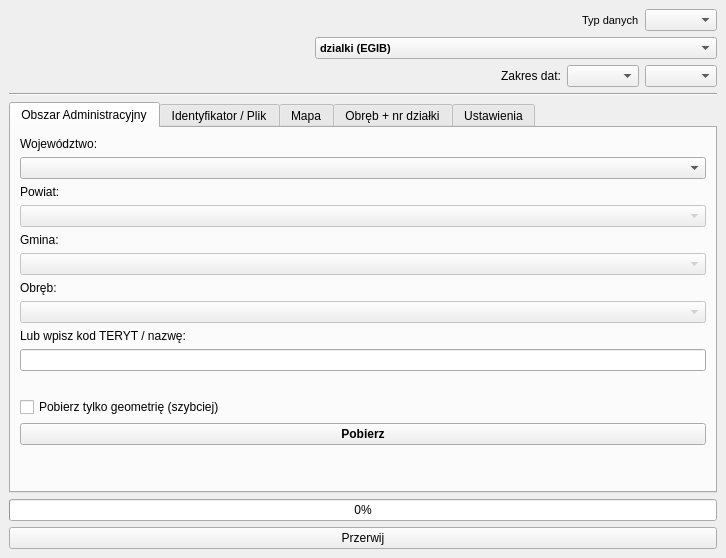
<?xml version="1.0" encoding="UTF-8"?>
<ui version="4.0">
 <class>PD_GUGiKDockWidgetBase</class>
 <widget class="QDockWidget" name="PD_GUGiKDockWidgetBase">
  <property name="geometry">
   <rect>
    <x>0</x>
    <y>0</y>
    <width>726</width>
    <height>558</height>
   </rect>
  </property>
  <property name="windowTitle">
   <string>Pobierz dane GUGiK</string>
  </property>
  <widget class="QWidget" name="dockWidgetContents">
   <layout class="QVBoxLayout" name="verticalLayout">
    <item>
     <layout class="QHBoxLayout" name="horizontalLayout_2">
      <property name="topMargin">
       <number>0</number>
      </property>
      <item>
       <spacer name="horizontalSpacer_3">
        <property name="orientation">
         <enum>Qt::Horizontal</enum>
        </property>
        <property name="sizeHint" stdset="0">
         <size>
          <width>40</width>
          <height>20</height>
         </size>
        </property>
       </spacer>
      </item>
      <item>
       <widget class="QLabel" name="label_4">
        <property name="font">
         <font>
          <pointsize>8</pointsize>
         </font>
        </property>
        <property name="text">
         <string>Typ danych</string>
        </property>
       </widget>
      </item>
      <item>
       <widget class="QComboBox" name="cmbCategory"/>
      </item>
     </layout>
    </item>
    <item>
     <layout class="QHBoxLayout" name="horizontalLayout_4">
      <property name="topMargin">
       <number>0</number>
      </property>
      <item>
       <spacer name="horizontalSpacer_2">
        <property name="orientation">
         <enum>Qt::Horizontal</enum>
        </property>
        <property name="sizeHint" stdset="0">
         <size>
          <width>40</width>
          <height>20</height>
         </size>
        </property>
       </spacer>
      </item>
      <item>
       <widget class="QComboBox" name="cmbObjType">
        <property name="font">
         <font>
          <pointsize>8</pointsize>
          <weight>75</weight>
          <bold>true</bold>
         </font>
        </property>
        <item>
         <property name="text">
          <string>dzialki (EGIB)</string>
         </property>
        </item>
        <item>
         <property name="text">
          <string>budynki (EGIB)</string>
         </property>
        </item>
        <item>
         <property name="text">
          <string>dzialki (RCN)</string>
         </property>
        </item>
        <item>
         <property name="text">
          <string>budynki (RCN)</string>
         </property>
        </item>
        <item>
         <property name="text">
          <string>lokale (RCN)</string>
         </property>
        </item>
        <item>
         <property name="text">
          <string>A07_Punkty_adresowe (PRG)</string>
         </property>
        </item>
        <item>
         <property name="text">
          <string>A08_Ulice (PRG)</string>
         </property>
        </item>
        <item>
         <property name="text">
          <string>O1_UrzedoweNazwyObiektowFizjograficznych (PRNG)</string>
         </property>
        </item>
        <item>
         <property name="text">
          <string>O2_ZestandaryzowaneNazwyObiektowFizjograficznych (PRNG)</string>
         </property>
        </item>
        <item>
         <property name="text">
          <string>O3_PozostaleNazwyObiektowFizjograficznych (PRNG)</string>
         </property>
        </item>
        <item>
         <property name="text">
          <string>M1_UrzedoweNazwyMiejscowosci (PRNG)</string>
         </property>
        </item>
        <item>
         <property name="text">
          <string>M2_PozostaleNazwyMiejscowosci (PRNG)</string>
         </property>
        </item>
        <item>
         <property name="text">
          <string>A00_Granice_panstwa (PRG_A)</string>
         </property>
        </item>
        <item>
         <property name="text">
          <string>A01_Granice_wojewodztw (PRG_A)</string>
         </property>
        </item>
        <item>
         <property name="text">
          <string>A02_Granice_powiatow (PRG_A)</string>
         </property>
        </item>
        <item>
         <property name="text">
          <string>A03_Granice_gmin (PRG_A)</string>
         </property>
        </item>
        <item>
         <property name="text">
          <string>A04_Granice_miast (PRG_A)</string>
         </property>
        </item>
        <item>
         <property name="text">
          <string>A05_Granice_jednostek_ewidencyjnych (PRG_A)</string>
         </property>
        </item>
        <item>
         <property name="text">
          <string>A06_Granice_obrebow_ewidencyjnych (PRG_A)</string>
         </property>
        </item>
        <item>
         <property name="text">
          <string>R01_Granice_rejonow_statystycznych (PRG_R)</string>
         </property>
        </item>
        <item>
         <property name="text">
          <string>R02_Granice_obwodow_spisowych (PRG_R)</string>
         </property>
        </item>
        <item>
         <property name="text">
          <string>S01_Sad_apelacyjny (PRG_S)</string>
         </property>
        </item>
        <item>
         <property name="text">
          <string>S02_Sad_okregowy (PRG_S)</string>
         </property>
        </item>
        <item>
         <property name="text">
          <string>S03_Sad_rejonowy (PRG_S)</string>
         </property>
        </item>
        <item>
         <property name="text">
          <string>S04_Wojewodzki_sad_administracyjny (PRG_S)</string>
         </property>
        </item>
        <item>
         <property name="text">
          <string>P01_Prokuratura_regionalna (PRG_P)</string>
         </property>
        </item>
        <item>
         <property name="text">
          <string>P02_Prokuratura_okregowa (PRG_P)</string>
         </property>
        </item>
        <item>
         <property name="text">
          <string>P03_Prokuratura_rejonowa (PRG_P)</string>
         </property>
        </item>
        <item>
         <property name="text">
          <string>K01_Komenda_wojewodzka_policji (PRG_K)</string>
         </property>
        </item>
        <item>
         <property name="text">
          <string>K02_Komenda_powiatowa_policji (PRG_K)</string>
         </property>
        </item>
        <item>
         <property name="text">
          <string>K03_Komenda_stoleczna_policji (PRG_K)</string>
         </property>
        </item>
        <item>
         <property name="text">
          <string>K04_Komenda_rejonowa_policji (PRG_K)</string>
         </property>
        </item>
        <item>
         <property name="text">
          <string>K05_Komisariat_policji (PRG_K)</string>
         </property>
        </item>
        <item>
         <property name="text">
          <string>K06_Komenda_wojewodzka_strazy_pozarnej (PRG_K)</string>
         </property>
        </item>
        <item>
         <property name="text">
          <string>K07_Komenda_powiatowa_strazy_pozarnej (PRG_K)</string>
         </property>
        </item>
        <item>
         <property name="text">
          <string>K08_Oddzial_strazy_granicznej (PRG_K)</string>
         </property>
        </item>
        <item>
         <property name="text">
          <string>K09_Placowka_strazy_granicznej (PRG_K)</string>
         </property>
        </item>
        <item>
         <property name="text">
          <string>K10_Dywizjon_strazy_granicznej (PRG_K)</string>
         </property>
        </item>
        <item>
         <property name="text">
          <string>K11_Obszar_dzialania_szefa_obrony_cywilnej_wojewodztwa (PRG_K)</string>
         </property>
        </item>
        <item>
         <property name="text">
          <string>K12_Obszar_dzialania_szefa_obrony_cywilnej_powiatu (PRG_K)</string>
         </property>
        </item>
        <item>
         <property name="text">
          <string>K13_Obszar_dzialania_szefa_obrony_cywilnej_gminy (PRG_K)</string>
         </property>
        </item>
        <item>
         <property name="text">
          <string>U01_Archiwum_panstwowe (PRG_U)</string>
         </property>
        </item>
        <item>
         <property name="text">
          <string>U02_Urzad_skarbowy (PRG_U)</string>
         </property>
        </item>
        <item>
         <property name="text">
          <string>U03_Wyspecjalizowany_urzad_skarbowy (PRG_U)</string>
         </property>
        </item>
        <item>
         <property name="text">
          <string>U04_Urzad_celno-skarbowy (PRG_U)</string>
         </property>
        </item>
        <item>
         <property name="text">
          <string>U05_Izba_administracji_skarbowej (PRG_U)</string>
         </property>
        </item>
        <item>
         <property name="text">
          <string>U06_Nadlesnictwo (PRG_U)</string>
         </property>
        </item>
        <item>
         <property name="text">
          <string>U07_Regionalna_dyrekcja_lasow_panstwowych (PRG_U)</string>
         </property>
        </item>
        <item>
         <property name="text">
          <string>U08_Zarzad_zlewni_PGWWP (PRG_U)</string>
         </property>
        </item>
        <item>
         <property name="text">
          <string>U09_Regionalny_zarzad_gospodarki_wodnej_PGWWP (PRG_U)</string>
         </property>
        </item>
        <item>
         <property name="text">
          <string>U10_Urzad_morski (PRG_U)</string>
         </property>
        </item>
        <item>
         <property name="text">
          <string>U11_Urzad_zeglugi_srodladowej (PRG_U)</string>
         </property>
        </item>
        <item>
         <property name="text">
          <string>W01_Linia_podstawowa_morza_terytorialnego (PRG_W)</string>
         </property>
        </item>
        <item>
         <property name="text">
          <string>W02_Morze_terytorialne_RP (PRG_W)</string>
         </property>
        </item>
        <item>
         <property name="text">
          <string>W03_Morskie_wody_wewnetrzne (PRG_W)</string>
         </property>
        </item>
        <item>
         <property name="text">
          <string>W04_Wylaczna_strefa_ekonomiczna (PRG_W)</string>
         </property>
        </item>
        <item>
         <property name="text">
          <string>W05_Strefa_przylegla (PRG_W)</string>
         </property>
        </item>
        <item>
         <property name="text">
          <string>W06_Morskie_linie_brzegowe (PRG_W)</string>
         </property>
        </item>
        <item>
         <property name="text">
          <string>W07_Pas_nadbrzezny (PRG_W)</string>
         </property>
        </item>
        <item>
         <property name="text">
          <string>W08_Pas_ochronny (PRG_W)</string>
         </property>
        </item>
        <item>
         <property name="text">
          <string>W09_Pas_techniczny (PRG_W)</string>
         </property>
        </item>
        <item>
         <property name="text">
          <string>W10_Reda (PRG_W)</string>
         </property>
        </item>
        <item>
         <property name="text">
          <string>W11_Port_morski (PRG_W)</string>
         </property>
        </item>
        <item>
         <property name="text">
          <string>W12_Przystan_morska (PRG_W)</string>
         </property>
        </item>
       </widget>
      </item>
     </layout>
    </item>
    <item>
     <layout class="QHBoxLayout" name="horizontalLayout_3">
      <property name="topMargin">
       <number>0</number>
      </property>
      <item>
       <spacer name="horizontalSpacer">
        <property name="orientation">
         <enum>Qt::Horizontal</enum>
        </property>
        <property name="sizeHint" stdset="0">
         <size>
          <width>40</width>
          <height>20</height>
         </size>
        </property>
       </spacer>
      </item>
      <item>
       <widget class="QLabel" name="lbl_skorowidz_date">
        <property name="text">
         <string>Zakres dat:</string>
        </property>
       </widget>
      </item>
      <item>
       <widget class="QComboBox" name="cmb_skorowidz_rok"/>
      </item>
      <item>
       <widget class="QComboBox" name="cmb_skorowidz_rok_do"/>
      </item>
     </layout>
    </item>
    <item>
     <widget class="Line" name="line_2">
      <property name="orientation">
       <enum>Qt::Horizontal</enum>
      </property>
     </widget>
    </item>
    <item>
     <widget class="QTabWidget" name="tabWidget">
      <property name="currentIndex">
       <number>0</number>
      </property>
      <widget class="QWidget" name="tab_admin">
       <attribute name="title">
        <string>Obszar Administracyjny</string>
       </attribute>
       <layout class="QVBoxLayout" name="verticalLayout_2">
        <item>
         <widget class="QLabel" name="label_woj">
          <property name="text">
           <string>Województwo:</string>
          </property>
         </widget>
        </item>
        <item>
         <widget class="QComboBox" name="cmb_woj"/>
        </item>
        <item>
         <widget class="QLabel" name="label_pow">
          <property name="text">
           <string>Powiat:</string>
          </property>
         </widget>
        </item>
        <item>
         <widget class="QComboBox" name="cmb_pow">
          <property name="enabled">
           <bool>false</bool>
          </property>
         </widget>
        </item>
        <item>
         <widget class="QLabel" name="label_gmina">
          <property name="text">
           <string>Gmina:</string>
          </property>
         </widget>
        </item>
        <item>
         <widget class="QComboBox" name="cmb_gmina">
          <property name="enabled">
           <bool>false</bool>
          </property>
         </widget>
        </item>
        <item>
         <widget class="QLabel" name="label_obreb">
          <property name="text">
           <string>Obręb:</string>
          </property>
         </widget>
        </item>
        <item>
         <widget class="QComboBox" name="cmb_obreb">
          <property name="enabled">
           <bool>false</bool>
          </property>
         </widget>
        </item>
        <item>
         <widget class="QLabel" name="label_teryt_manual">
          <property name="text">
           <string>Lub wpisz kod TERYT / nazwę:</string>
          </property>
          <property name="buddy">
           <cstring>txt_teryt_manual</cstring>
          </property>
         </widget>
        </item>
        <item>
         <widget class="QLineEdit" name="txt_teryt_manual">
          <property name="toolTip">
           <string>Format: województwo.powiat (np. 022602) lub województwo.powiat.gmina (np. 022602_1609) lub z numerem obrębu (np. 022602_1.0003.59). Możesz używać znaku * jako wieloznacznika lub szukać po nazwie.</string>
          </property>
         </widget>
        </item>
        <item>
         <widget class="QLabel" name="lbl_teryt_info">
          <property name="styleSheet">
           <string>color: red;</string>
          </property>
          <property name="text">
           <string/>
          </property>
         </widget>
        </item>
        <item>
         <widget class="QCheckBox" name="chk_geometry_only">
          <property name="text">
           <string>Pobierz tylko geometrię (szybciej)</string>
          </property>
         </widget>
        </item>
        <item>
         <widget class="QPushButton" name="btn_download_admin">
          <property name="font">
           <font>
            <weight>75</weight>
            <bold>true</bold>
           </font>
          </property>
          <property name="text">
           <string>Pobierz</string>
          </property>
         </widget>
        </item>
        <item>
         <spacer name="verticalSpacer">
          <property name="orientation">
           <enum>Qt::Vertical</enum>
          </property>
          <property name="sizeHint" stdset="0">
           <size>
            <width>20</width>
            <height>40</height>
           </size>
          </property>
         </spacer>
        </item>
       </layout>
      </widget>
      <widget class="QWidget" name="tab_id">
       <attribute name="title">
        <string>Identyfikator / Plik</string>
       </attribute>
       <layout class="QVBoxLayout" name="verticalLayout_3">
        <item>
         <widget class="QLabel" name="label_ids">
          <property name="text">
           <string>Wpisz ID działek (po jednym w linii):</string>
          </property>
         </widget>
        </item>
        <item>
         <widget class="QPlainTextEdit" name="txt_ids"/>
        </item>
        <item>
         <widget class="QPushButton" name="btn_load_file">
          <property name="text">
           <string>Wczytaj z pliku TXT/CSV</string>
          </property>
         </widget>
        </item>
        <item>
         <widget class="QPushButton" name="btn_download_ids">
          <property name="text">
           <string>POBIERZ</string>
          </property>
         </widget>
        </item>
       </layout>
      </widget>
      <widget class="QWidget" name="tab_map">
       <attribute name="title">
        <string>Mapa</string>
       </attribute>
       <layout class="QVBoxLayout" name="verticalLayout_4">
        <item>
         <layout class="QHBoxLayout" name="horizontalLayout">
          <property name="topMargin">
           <number>0</number>
          </property>
          <item>
           <widget class="QPushButton" name="btn_select_rect">
            <property name="text">
             <string>Wskaż prostokąt na mapie</string>
            </property>
            <property name="checkable">
             <bool>true</bool>
            </property>
           </widget>
          </item>
          <item>
           <widget class="QPushButton" name="btn_download_extent">
            <property name="text">
             <string>Pobierz z widoku (Extent)</string>
            </property>
           </widget>
          </item>
         </layout>
        </item>
        <item>
         <widget class="Line" name="line">
          <property name="orientation">
           <enum>Qt::Horizontal</enum>
          </property>
         </widget>
        </item>
        <item>
         <spacer name="verticalSpacer_2">
          <property name="orientation">
           <enum>Qt::Vertical</enum>
          </property>
          <property name="sizeHint" stdset="0">
           <size>
            <width>20</width>
            <height>40</height>
           </size>
          </property>
         </spacer>
        </item>
       </layout>
      </widget>
      <widget class="QWidget" name="tab_precise">
       <property name="whatsThis">
        <string>Obręb + nr działki</string>
       </property>
       <property name="accessibleName">
        <string/>
       </property>
       <attribute name="title">
        <string>Obręb + nr działki</string>
       </attribute>
       <layout class="QVBoxLayout" name="verticalLayout_5">
        <item>
         <layout class="QFormLayout" name="formLayout">
          <item row="0" column="0">
           <widget class="QLabel" name="lbl_obreb_name">
            <property name="text">
             <string>Nazwa obrębu:</string>
            </property>
           </widget>
          </item>
          <item row="0" column="1">
           <widget class="QLineEdit" name="txt_obreb_name">
            <property name="placeholderText">
             <string>np. Łasków</string>
            </property>
           </widget>
          </item>
          <item row="1" column="1">
           <widget class="QLineEdit" name="txt_dzialka_nr">
            <property name="placeholderText">
             <string>np. 123/1</string>
            </property>
           </widget>
          </item>
          <item row="1" column="0">
           <widget class="QLabel" name="lbl_dzialka_nr">
            <property name="text">
             <string>Numer działki:</string>
            </property>
           </widget>
          </item>
         </layout>
        </item>
        <item>
         <widget class="QPushButton" name="btn_search_obreb_nr">
          <property name="text">
           <string>Pobierz</string>
          </property>
         </widget>
        </item>
        <item>
         <spacer name="verticalSpacer_3">
          <property name="orientation">
           <enum>Qt::Vertical</enum>
          </property>
          <property name="sizeHint" stdset="0">
           <size>
            <width>20</width>
            <height>40</height>
           </size>
          </property>
         </spacer>
        </item>
       </layout>
      </widget>
      <widget class="QWidget" name="tab_settings">
       <attribute name="title">
        <string>Ustawienia</string>
       </attribute>
       <layout class="QVBoxLayout" name="verticalLayout_settings">
        <item>
         <widget class="QLabel" name="label_attrs">
          <property name="text">
           <string>Atrybuty do pobrania (zostaw puste dla wszystkich):</string>
          </property>
         </widget>
        </item>
        <item>
         <widget class="QListWidget" name="list_attributes">
          <property name="selectionMode">
           <enum>QAbstractItemView::MultiSelection</enum>
          </property>
         </widget>
        </item>
        <item>
         <widget class="QCheckBox" name="chk_load_style">
          <property name="text">
           <string>Wczytuj domyślny styl</string>
          </property>
          <property name="checked">
           <bool>true</bool>
          </property>
         </widget>
        </item>
        <item>
         <spacer name="verticalSpacer_settings">
          <property name="orientation">
           <enum>Qt::Vertical</enum>
          </property>
          <property name="sizeHint" stdset="0">
           <size>
            <width>20</width>
            <height>40</height>
           </size>
          </property>
         </spacer>
        </item>
        <item>
         <widget class="QLabel" name="label_3">
          <property name="text">
           <string>&lt;html&gt;&lt;head/&gt;&lt;body&gt;&lt;p&gt;&lt;a href=&quot;https://integracja.gugik.gov.pl/&quot;&gt;&lt;span style=&quot; text-decoration: underline; color:#0000ff;&quot;&gt;Krajowa Integracja&lt;/span&gt;&lt;/a&gt;&lt;/p&gt;&lt;/body&gt;&lt;/html&gt;</string>
          </property>
          <property name="textFormat">
           <enum>Qt::RichText</enum>
          </property>
          <property name="openExternalLinks">
           <bool>true</bool>
          </property>
         </widget>
        </item>
        <item>
         <widget class="QLabel" name="label_2">
          <property name="text">
           <string>&lt;html&gt;&lt;head/&gt;&lt;body&gt;&lt;p&gt;&lt;a href=&quot;https://www.geoportal.gov.pl/&quot;&gt;&lt;span style=&quot; text-decoration: underline; color:#0000ff;&quot;&gt;Geoportal Krajowy&lt;/span&gt;&lt;/a&gt;&lt;/p&gt;&lt;/body&gt;&lt;/html&gt;</string>
          </property>
          <property name="openExternalLinks">
           <bool>true</bool>
          </property>
         </widget>
        </item>
        <item>
         <widget class="QLabel" name="label">
          <property name="autoFillBackground">
           <bool>false</bool>
          </property>
          <property name="text">
           <string>&lt;html&gt;&lt;head/&gt;&lt;body&gt;&lt;p&gt;&lt;a href=&quot;https://www.gov.pl/web/gugik&quot;&gt;&lt;span style=&quot; text-decoration: underline; color:#0000ff;&quot;&gt;GUGiK 2026&lt;/span&gt;&lt;/a&gt;&lt;/p&gt;&lt;/body&gt;&lt;/html&gt;</string>
          </property>
          <property name="openExternalLinks">
           <bool>true</bool>
          </property>
         </widget>
        </item>
       </layout>
      </widget>
     </widget>
    </item>
    <item>
     <widget class="QProgressBar" name="progressBar">
      <property name="visible">
       <bool>false</bool>
      </property>
      <property name="value">
       <number>0</number>
      </property>
     </widget>
    </item>
    <item>
     <widget class="QPushButton" name="btn_cancel">
      <property name="visible">
       <bool>false</bool>
      </property>
      <property name="text">
       <string>Przerwij</string>
      </property>
     </widget>
    </item>
   </layout>
  </widget>
 </widget>
 <resources/>
 <connections/>
</ui>
